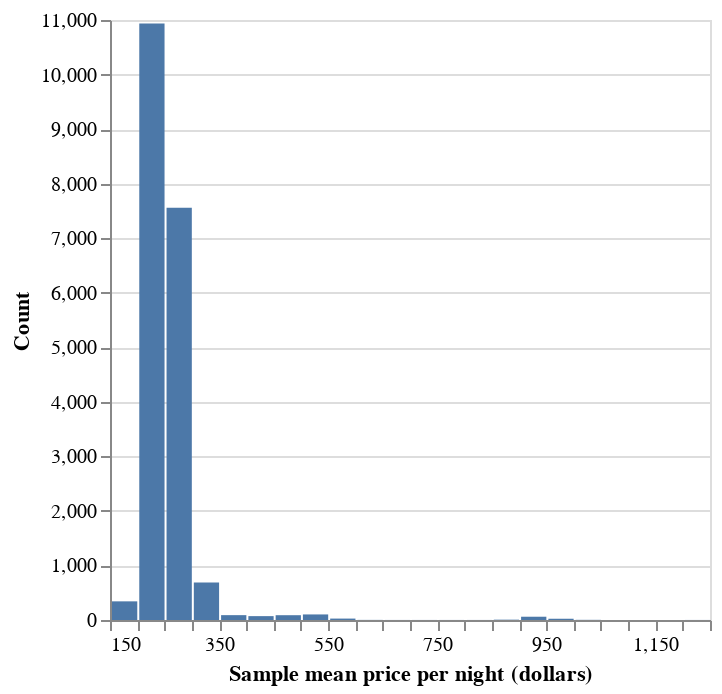

The cell this chart's notebook holds for it:
### Code cell
sampling_distribution = alt.Chart(sample_estimates).mark_bar().encode(
 x=alt.X("mean_price")
 .bin(maxbins=30)
 .title("Sample mean price per night (dollars)"),
 y=alt.Y("count()").title("Count")
)
sampling_distribution

### Figure 1 — Vega specification as saved in the notebook (floating-point values rounded to 4 significant figures)
{"$schema": "https://vega.github.io/schema/vega/v5.json", "data": [{"name": "source_0", "values": [{"__count": 7560, "bin_maxbins_30_mean_price": 250.0, "bin_maxbins_30_mean_price_end": 300.0}, {"__count": 10937, "bin_maxbins_30_mean_price": 200.0, "bin_maxbins_30_mean_price_end": 250.0}, {"__count": 342, "bin_maxbins_30_mean_price": 150.0, "bin_maxbins_30_mean_price_end": 200.0}, {"__count": 88, "bin_maxbins_30_mean_price": 450.0, "bin_maxbins_30_mean_price_end": 500.0}, {"__count": 686, "bin_maxbins_30_mean_price": 300.0, "bin_maxbins_30_mean_price_end": 350.0}, {"__count": 60, "bin_maxbins_30_mean_price": 900.0, "bin_maxbins_30_mean_price_end": 950.0}, {"__count": 102, "bin_maxbins_30_mean_price": 500.0, "bin_maxbins_30_mean_price_end": 550.0}, {"__count": 71, "bin_maxbins_30_mean_price": 400.0, "bin_maxbins_30_mean_price_end": 450.0}, {"__count": 89, "bin_maxbins_30_mean_price": 350.0, "bin_maxbins_30_mean_price_end": 400.0}, {"__count": 26, "bin_maxbins_30_mean_price": 550.0, "bin_maxbins_30_mean_price_end": 600.0}, {"__count": 6, "bin_maxbins_30_mean_price": 850.0, "bin_maxbins_30_mean_price_end": 900.0}, {"__count": 23, "bin_maxbins_30_mean_price": 950.0, "bin_maxbins_30_mean_price_end": 1000.0}, {"__count": 3, "bin_maxbins_30_mean_price": 1000.0, "bin_maxbins_30_mean_price_end": 1050.0}, {"__count": 1, "bin_maxbins_30_mean_price": 800.0, "bin_maxbins_30_mean_price_end": 850.0}, {"__count": 2, "bin_maxbins_30_mean_price": 600.0, "bin_maxbins_30_mean_price_end": 650.0}, {"__count": 1, "bin_maxbins_30_mean_price": 1200.0, "bin_maxbins_30_mean_price_end": 1250.0}, {"__count": 1, "bin_maxbins_30_mean_price": 700.0, "bin_maxbins_30_mean_price_end": 750.0}, {"__count": 1, "bin_maxbins_30_mean_price": 650.0, "bin_maxbins_30_mean_price_end": 700.0}, {"__count": 1, "bin_maxbins_30_mean_price": 750.0, "bin_maxbins_30_mean_price_end": 800.0}]}, {"name": "source_0_y_domain___count", "values": [{"min": 1, "max": 10937}]}], "signals": [{"name": "bin_maxbins_30_mean_price_bins", "value": {"fields": ["mean_price"], "fname": "bin_mean_price", "start": 150.0, "step": 50.0, "stop": 1250.0}}], "marks": [{"type": "rect", "name": "marks", "from": {"data": "source_0"}, "encode": {"update": {"fill": {"value": "#4c78a8"}, "x": {"field": "bin_maxbins_30_mean_price_end", "scale": "x", "offset": {"signal": "0.5 + (abs(scale(\"x\", datum[\"bin_maxbins_30_mean_price_end\"]) - scale(\"x\", datum[\"bin_maxbins_30_mean_price\"])) < 0.25 ? 0.5 * (0.25 - (abs(scale(\"x\", datum[\"bin_maxbins_30_mean_price_end\"]) - scale(\"x\", datum[\"bin_maxbins_30_mean_price\"])))) : -0.5)"}}, "y": {"field": "__count", "scale": "y"}, "ariaRoleDescription": {"value": "bar"}, "x2": {"field": "bin_maxbins_30_mean_price", "scale": "x", "offset": {"signal": "0.5 + (abs(scale(\"x\", datum[\"bin_maxbins_30_mean_price_end\"]) - scale(\"x\", datum[\"bin_maxbins_30_mean_price\"])) < 0.25 ? -0.5 * (0.25 - (abs(scale(\"x\", datum[\"bin_maxbins_30_mean_price_end\"]) - scale(\"x\", datum[\"bin_maxbins_30_mean_price\"])))) : 0.5)"}}, "y2": {"value": 0, "scale": "y"}, "description": {"signal": "\"Sample mean price per night (dollars): \" + (!isValid(datum[\"bin_maxbins_30_mean_price\"]) || !isFinite(+datum[\"bin_maxbins_30_mean_price\"]) ? \"null\" : format(datum[\"bin_maxbins_30_mean_price\"], \"\") + \" – \" + format(datum[\"bin_maxbins_30_mean_price_end\"], \"\")) + \"; Count: \" + (format(datum[\"__count\"], \"\"))"}}}, "style": ["bar"]}], "scales": [{"name": "x", "type": "linear", "domain": {"signal": "[bin_maxbins_30_mean_price_bins.start, bin_maxbins_30_mean_price_bins.stop]"}, "range": [0, {"signal": "width"}], "bins": {"signal": "bin_maxbins_30_mean_price_bins"}, "zero": false}, {"name": "y", "type": "linear", "domain": [{"signal": "(data(\"source_0_y_domain___count\")[0] || {}).min"}, {"signal": "(data(\"source_0_y_domain___count\")[0] || {}).max"}], "range": [{"signal": "height"}, 0], "nice": true, "zero": true}], "axes": [{"scale": "y", "tickCount": {"signal": "ceil(height/40)"}, "orient": "left", "gridScale": "x", "grid": true, "labels": false, "maxExtent": 0, "minExtent": 0, "zindex": 0, "domain": false, "aria": false, "ticks": false}, {"scale": "x", "labelFlush": true, "tickCount": {"signal": "ceil(width/10)"}, "labelOverlap": true, "grid": false, "orient": "bottom", "zindex": 0, "title": "Sample mean price per night (dollars)"}, {"scale": "y", "orient": "left", "labelOverlap": true, "tickCount": {"signal": "ceil(height/40)"}, "zindex": 0, "grid": false, "title": "Count"}], "padding": 5, "background": "white", "width": 300, "style": "cell", "height": 300}
